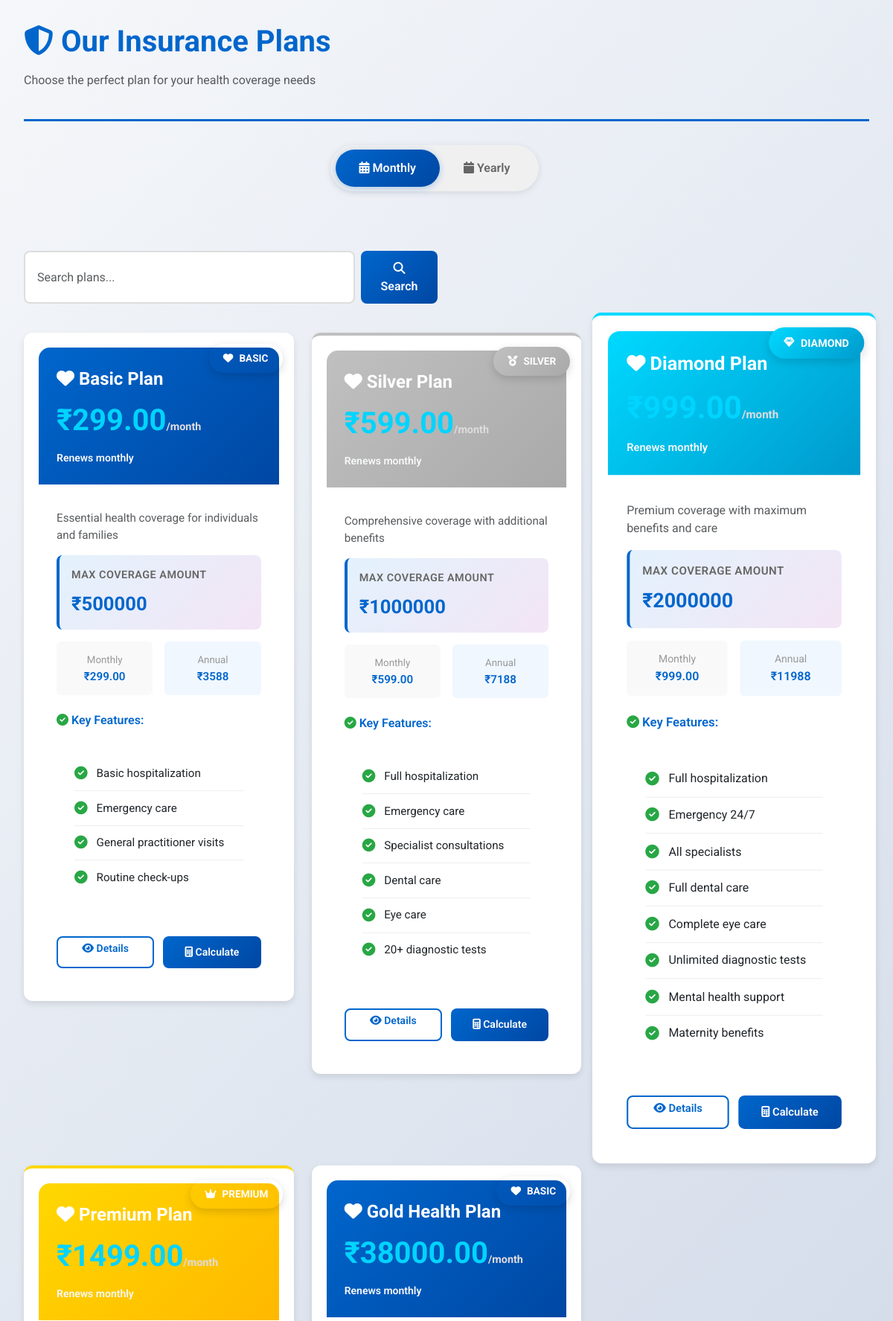
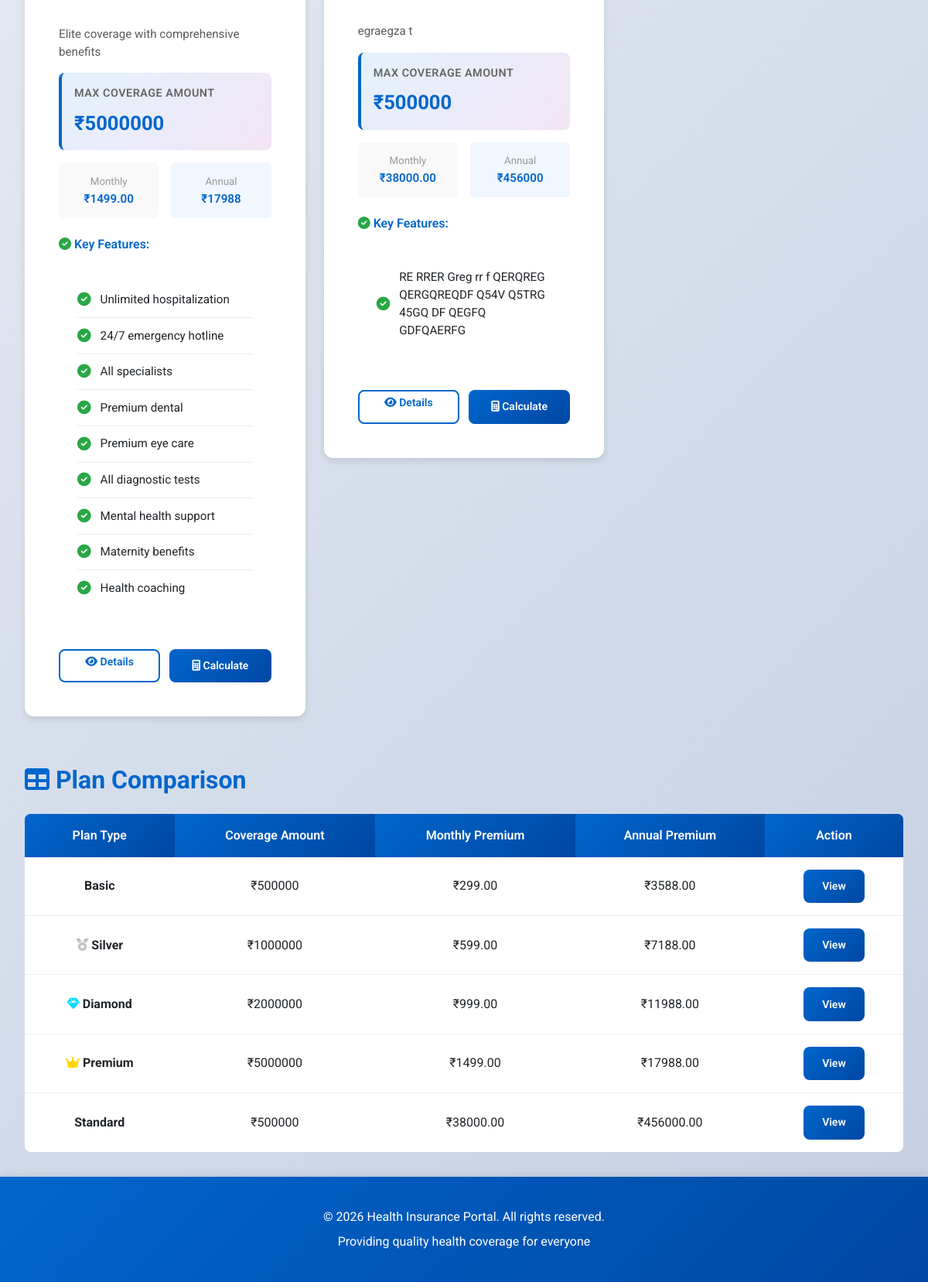
The app's page /plans/ with its own data (2 pictures, top to bottom).
### insurance/models.py (models this page shows, shortened)
class InsurancePlan(models.Model):
    PLAN_TYPE_CHOICES = [
        ('basic', 'Basic'),
        ('silver', 'Silver'),
        ('standard', 'Standard'),
        ('diamond', 'Diamond'),
        ('premium', 'Premium'),
    ]
    BILLING_FREQUENCY_CHOICES = [
        ('monthly', 'Monthly'),
        ('yearly', 'Yearly'),
    ]
    name = models.CharField(max_length=200)
    plan_type = models.CharField(max_length=20, choices=PLAN_TYPE_CHOICES)
    coverage_amount = models.DecimalField(max_digits=12, decimal_places=2)
    monthly_premium = models.DecimalField(max_digits=10, decimal_places=2)
    billing_frequency = models.CharField(max_length=20, choices=BILLING_FREQUENCY_CHOICES, default='monthly')
    description = models.TextField()
    features = models.TextField(help_text="Comma-separated list of features")
    is_active = models.BooleanField(default=True)
    created_at = models.DateTimeField(auto_now_add=True)
    def get_features_list(self):
        return [f.strip() for f in self.features.split(',') if f.strip()]
    def annual_premium(self):
        return self.monthly_premium * 12
    class Meta:
        ordering = ['monthly_premium']

### insurance/views.py (the view)
# urls.py: path('plans/', views.plan_list, name='plan_list'),
def plan_list(request):
    query = request.GET.get('q', '')
    plans = InsurancePlan.objects.filter(is_active=True)
    if query:
        plans = plans.filter(
            Q(name__icontains=query) |
            Q(description__icontains=query) |
            Q(plan_type__icontains=query)
        )
    return render(request, 'insurance/plan_list.html', {
        'plans': plans, 'query': query
    })

### insurance/templates/insurance/plan_list.html (shortened to what this page needs)
{% extends 'insurance/base.html' %}
{% block content %}
<div class="page-header">
    <h1><i class="fas fa-shield-alt"></i> Our Insurance Plans</h1>
    <p class="text-muted">Choose the perfect plan for your health coverage needs</p>
</div>
<div class="billing-toggle-container">
    <div class="billing-toggle">
        <button class="billing-btn active" onclick="toggleBilling('monthly')" id="monthlyBtn">
            <i class="fas fa-calendar-alt"></i> Monthly
        </button>
        <button class="billing-btn" onclick="toggleBilling('yearly')" id="yearlyBtn">
            <i class="fas fa-calendar"></i> Yearly
        </button>
    </div>
</div>
<div class="row mb-4">
    <div class="col-md-6">
        <form method="get" class="d-flex gap-2">
            <input type="text" name="q" value="{{ query }}" placeholder="Search plans..." class="form-control">
            <button type="submit" class="btn btn-primary"><i class="fas fa-search"></i> Search</button>
        </form>
    </div>
</div>
<div class="row" id="plansContainer">
    {% for plan in plans %}
        <div class="col-lg-4 col-md-6">
            <div class="card plan-card {% if plan.plan_type == 'diamond' %}diamond{% elif plan.plan_type == 'silver' %}silver{% elif plan.plan_type == 'premium' %}gold{% endif %}">
                <div class="plan-badge">
                    {% if plan.plan_type == 'diamond' %}
                        <i class="fas fa-gem"></i> DIAMOND
                    {% elif plan.plan_type == 'silver' %}
                        <i class="fas fa-medal"></i> SILVER
                    {% elif plan.plan_type == 'premium' %}
                        <i class="fas fa-crown"></i> PREMIUM
                    {% else %}
                        <i class="fas fa-heart"></i> BASIC
                    {% endif %}
                </div>
                <div class="card-header">
                    <div class="plan-name">
                        <i class="fas fa-heart"></i> {{ plan.name }}
                    </div>
                    <div class="price-display monthly-price" id="price-monthly-{{ plan.pk }}">
                        <div class="plan-price">₹{{ plan.monthly_premium }}<span class="plan-price-label">/month</span></div>
                        <small class="text-light">Renews monthly</small>
                    </div>
                </div>
                <div class="card-body">
                    <p class="text-muted mb-3" style="font-size: 0.95rem;">{{ plan.description }}</p>
                    <div class="mb-3 p-3" style="background: linear-gradient(135deg, #e3f2fd 0%, #f3e5f5 100%); border-radius: 8px; border-left: 4px solid var(--primary);">
                        <div class="detail-label" style="color: #666;">Max Coverage Amount</div>
                        <div class="detail-value" style="color: var(--primary); font-size: 1.6rem;">₹{{ plan.coverage_amount|floatformat:0 }}</div>
                    </div>
                    <div class="timeline-info">
                        <div style="display: flex; gap: 1rem; margin-bottom: 1rem;">
                            <div style="flex: 1; padding: 0.8rem; background: #f9f9f9; border-radius: 6px;">
                                <small style="color: #999;">Monthly</small>
                                <div style="font-weight: 600; color: var(--primary);">₹{{ plan.monthly_premium }}</div>
                            </div>
                            <div style="flex: 1; padding: 0.8rem; background: #f0f7ff; border-radius: 6px;">
                                <small style="color: #999;">Annual</small>
                                <div style="font-weight: 600; color: var(--primary);">₹{{ plan.annual_premium|floatformat:0 }}</div>
                            </div>
                        </div>
                    </div>
                    <h6 style="color: var(--primary); font-weight: 600; margin-top: 1.5rem; margin-bottom: 1rem;">
                        <i class="fas fa-check-circle" style="color: var(--success);"></i> Key Features:
                    </h6>
                    <ul class="plan-features">
                        {% for feature in plan.get_features_list %}
                            <li style="font-size: 0.95rem; padding: 0.6rem 0;">{{ feature }}</li>
                        {% endfor %}
                    </ul>
                    <div style="display: grid; grid-template-columns: 1fr 1fr; gap: 0.75rem; margin-top: 2rem;">
                        <a href="{% url 'insurance:plan_detail' plan.pk %}" class="btn btn-outline-primary btn-sm">
                            <i class="fas fa-eye"></i> Details
                        </a>
                        <a href="{% url 'insurance:premium_calculator' %}" class="btn btn-primary btn-sm">
                            <i class="fas fa-calculator"></i> Calculate
                        </a>
                    </div>
                </div>
            </div>
        </div>
    {% empty %}
        <div class="col-12">
            <div class="alert alert-info text-center" style="font-size: 1.1rem;">
                <i class="fas fa-info-circle"></i> No plans found matching your search.
            </div>
        </div>
    {% endfor %}
</div>
<div class="mt-5">
    <h2 class="mb-4"><i class="fas fa-table"></i> Plan Comparison</h2>
    <div class="table-responsive">
        <table class="table table-hover">
            <thead>
                <tr style="background: linear-gradient(135deg, #0066cc 0%, #0047a3 100%); color: white;">
                    <th style="color: white;">Plan Type</th>
                    <th style="color: white;">Coverage Amount</th>
                    <th style="color: white;">Monthly Premium</th>
                    <th style="color: white;">Annual Premium</th>
                    <th style="color: white;">Action</th>
                </tr>
            </thead>
            <tbody>
                {% for plan in plans %}
                    <tr>
                        <td>
                            <strong>
                                {% if plan.plan_type == 'diamond' %}
                                    <i class="fas fa-gem" style="color: #00d9ff;"></i>
                                {% elif plan.plan_type == 'silver' %}
                                    <i class="fas fa-medal" style="color: #c0c0c0;"></i>
                                {% elif plan.plan_type == 'premium' %}
                                    <i class="fas fa-crown" style="color: #ffd700;"></i>
                                {% endif %}
                                {{ plan.get_plan_type_display }}
                            </strong>
                        </td>
                        <td>₹{{ plan.coverage_amount|floatformat:0 }}</td>
                        <td>₹{{ plan.monthly_premium }}</td>
                        <td>₹{{ plan.annual_premium }}</td>
                        <td>
                            <a href="{% url 'insurance:plan_detail' plan.pk %}" class="btn btn-sm btn-primary">View</a>
                        </td>
                    </tr>
                {% endfor %}
            </tbody>
        </table>
    </div>
</div>
{% endblock %}

### insurance/templates/insurance/plan_list.html (style rules this page uses)
.plan-card { transition: all 0.3s ease; }
.billing-toggle-container { display: flex; justify-content: center; align-items: center; gap: 2rem; margin: 2rem 0 3rem 0; }
.billing-toggle { display: flex; gap: 0; background: #f0f0f0; border-radius: 50px; padding: 0.4rem; box-shadow: 0 2px 10px rgba(0, 0, 0, 0.1); }
.billing-btn { padding: 0.8rem 2rem; border: none; background: transparent; color: #666; border-radius: 50px; font-weight: 600; cursor: pointer; transition: all 0.3s ease; font-size: 1rem; }
.billing-btn.active { background: linear-gradient(135deg, #0066cc 0%, #0047a3 100%); color: white; box-shadow: 0 2px 10px rgba(0, 102, 204, 0.3); }
.price-display { transition: all 0.3s ease; }
.timeline-info { text-align: center; color: #666; font-size: 0.95rem; margin-top: 1rem; }

### records on screen
InsurancePlan: shows "BASIC", name "Basic Plan", monthly_premium "299.00", description "Essential health coverage for individuals and families", coverage_amount "500000", annual_premium "3588", get_features_list "Basic hospitalization" "Emergency care" "General practitioner visits" "Routine check-ups", plan_type "Basic", annual_premium "3588.00"
InsurancePlan: shows "SILVER", name "Silver Plan", monthly_premium "599.00", description "Comprehensive coverage with additional benefits", coverage_amount "1000000", annual_premium "7188", get_features_list "Full hospitalization" "Emergency care" "Specialist consultations" "Dental care" "Eye care" "20+ diagnostic tests", plan_type "Silver", annual_premium "7188.00"
InsurancePlan: shows "DIAMOND", name "Diamond Plan", monthly_premium "999.00", description "Premium coverage with maximum benefits and care", coverage_amount "2000000", annual_premium "11988", get_features_list "Full hospitalization" "Emergency 24/7" "All specialists" "Full dental care" "Complete eye care" "Unlimited diagnostic tests" "Mental health support" "Maternity benefits", plan_type "Diamond", annual_premium "11988.00"
InsurancePlan: shows "PREMIUM", name "Premium Plan", monthly_premium "1499.00", description "Elite coverage with comprehensive benefits", coverage_amount "5000000", annual_premium "17988", get_features_list "Unlimited hospitalization" "24/7 emergency hotline" "All specialists" "Premium dental" "Premium eye care" "All diagnostic tests" "Mental health support" "Maternity benefits" "Health coaching", plan_type "Premium", annual_premium "17988.00"
InsurancePlan: shows "BASIC", name "Gold Health Plan", monthly_premium "38000.00", description "egraegza t", coverage_amount "500000", annual_premium "456000", get_features_list "RE RRER Greg rr f QERQREG QERGQREQDF Q54V Q5TRG 45GQ DF QEGFQ GDFQAERFG", plan_type "Standard", annual_premium "456000.00"
